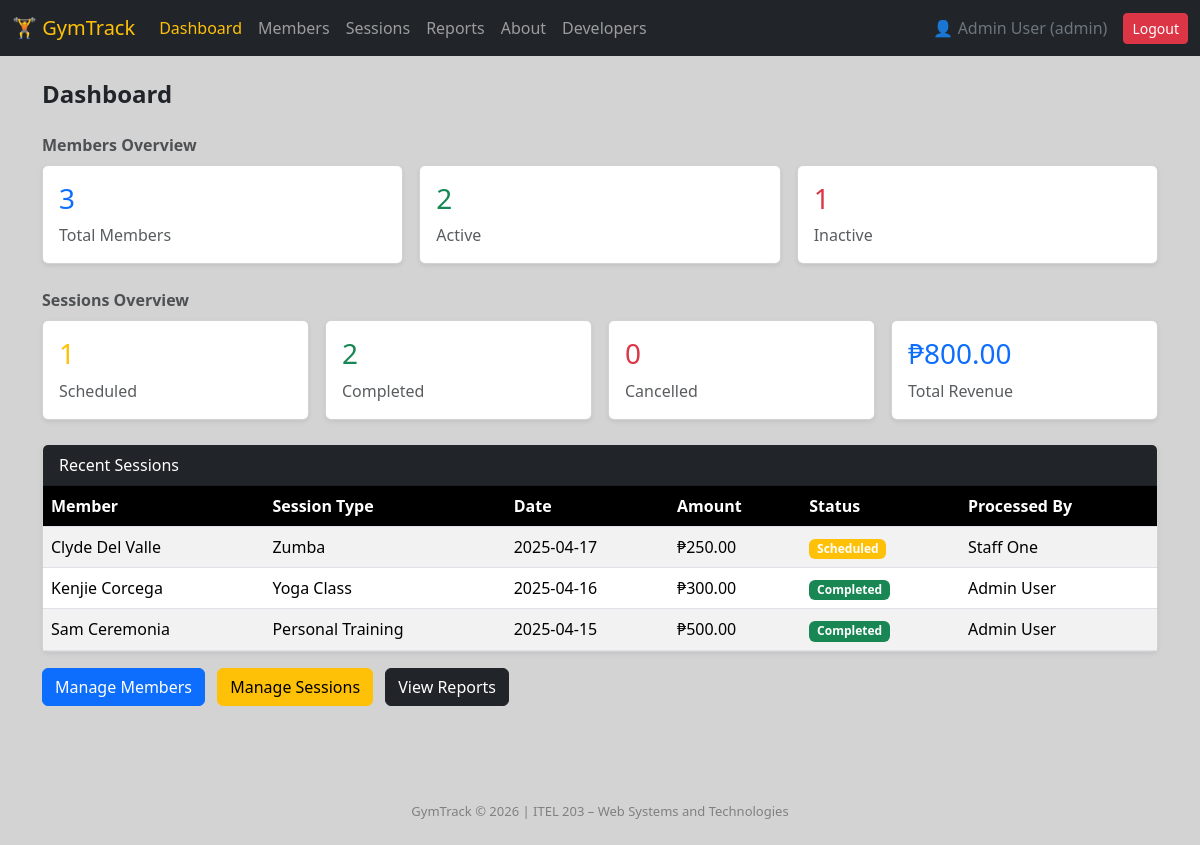
/dashboard.php (signed in), run on the app's committed database.
### tables this page shows
CREATE TABLE sessions (
    id INT AUTO_INCREMENT PRIMARY KEY,
    member_id INT NOT NULL,
    user_id INT NOT NULL,
    session_type VARCHAR(100) NOT NULL,
    session_date DATE NOT NULL,
    start_time TIME NOT NULL,
    end_time TIME NOT NULL,
    amount DECIMAL(10,2) DEFAULT 0.00,
    status ENUM('Scheduled', 'Completed', 'Cancelled') DEFAULT 'Scheduled',
    notes TEXT,
    created_at TIMESTAMP DEFAULT CURRENT_TIMESTAMP,
    FOREIGN KEY (member_id) REFERENCES members(id) ON DELETE CASCADE,
    FOREIGN KEY (user_id) REFERENCES users(id)
);

CREATE TABLE members (
    id INT AUTO_INCREMENT PRIMARY KEY,
    full_name VARCHAR(150) NOT NULL,
    email VARCHAR(100),
    phone VARCHAR(20),
    address TEXT,
    membership_type ENUM('Basic', 'Standard', 'Premium') DEFAULT 'Basic',
    status ENUM('Active', 'Inactive', 'Suspended') DEFAULT 'Active',
    created_at TIMESTAMP DEFAULT CURRENT_TIMESTAMP
);

CREATE TABLE users (
    id INT AUTO_INCREMENT PRIMARY KEY,
    name VARCHAR(100) NOT NULL,
    username VARCHAR(50) NOT NULL UNIQUE,
    password VARCHAR(255) NOT NULL,
    role ENUM('admin', 'staff') DEFAULT 'staff',
    created_at TIMESTAMP DEFAULT CURRENT_TIMESTAMP
);

### classes/Database.php (called while the page is built, shortened)
<?php
class Database {
    private $connection;
    public function __construct(){
        $this->connection = mysqli_connect("sql100.infinityfree.com", "if0_41715287", "pSDF3Um3lTc", "if0_41715287_db_gymtrack");
    }
    public function getConnection(){
        return $this->connection;
    }
}
?>

### init.php (called while the page is built, shortened)
<?php
require_once 'classes/Database.php';
require_once 'classes/Member.php';
require_once 'classes/GymSession.php';
$database = new Database();
$memberObj  = new Member($database);
$sessionObj = new GymSession($database);
?>

### classes/Member.php (called while the page is built, shortened)
<?php
class Member {
    private $conn;
    public function __construct($db){
        $this->conn = $db->getConnection();
    }
    public function countByStatus($status){
        $status = mysqli_real_escape_string($this->conn, $status);
        $result = mysqli_query($this->conn, "SELECT COUNT(*) AS c FROM members WHERE status='$status'");
        $row = mysqli_fetch_assoc($result);
        return $row['c'];
    }
    public function countAll(){
        $result = mysqli_query($this->conn, "SELECT COUNT(*) AS c FROM members");
        $row = mysqli_fetch_assoc($result);
        return $row['c'];
    }
}
?>

### classes/GymSession.php (called while the page is built, shortened)
<?php
class GymSession {
    private $conn;
    public function __construct($db){
        $this->conn = $db->getConnection();
    }
    public function getAll($search = '', $status = ''){
        $where = "WHERE 1=1";
        $query = "SELECT s.*, m.full_name AS member_name, m.membership_type, u.name AS staff_name
                  FROM sessions s
                  JOIN members m ON s.member_id = m.id
                  JOIN users u ON s.user_id = u.id
                  $where
                  ORDER BY s.session_date DESC";
        return mysqli_query($this->conn, $query);
    }
    public function countByStatus($status){
        $status = mysqli_real_escape_string($this->conn, $status);
        $result = mysqli_query($this->conn, "SELECT COUNT(*) AS c FROM sessions WHERE status='$status'");
        $row = mysqli_fetch_assoc($result);
        return $row['c'];
    }
    public function totalRevenue(){
        $result = mysqli_query($this->conn, "SELECT SUM(amount) AS total FROM sessions WHERE status='Completed'");
        $row = mysqli_fetch_assoc($result);
        return $row['total'] ? $row['total'] : 0;
    }
}
?>

### dashboard.php (the view, shortened to what this page needs)
<?php
require_once 'init.php';
$activePage = 'dashboard';
$totalMembers    = $memberObj->countAll();
$activeMembers   = $memberObj->countByStatus('Active');
$inactiveMembers = $memberObj->countByStatus('Inactive');
$scheduledSess   = $sessionObj->countByStatus('Scheduled');
$completedSess   = $sessionObj->countByStatus('Completed');
$cancelledSess   = $sessionObj->countByStatus('Cancelled');
$totalRevenue    = $sessionObj->totalRevenue();
$recentSessions  = $sessionObj->getAll();
?>
<?php include 'head.php'; ?>
<?php include 'navbar.php'; ?>
<div class="container py-4">
    <h4 class="fw-bold mb-4">Dashboard</h4>
    <p class="text-muted mb-2"><strong>Members Overview</strong></p>
    <div class="row g-3 mb-4">
        <div class="col-sm-4">
            <div class="card shadow-sm">
                <div class="card-body">
                    <h3 class="text-primary"><?= $totalMembers ?></h3>
                    <p class="text-muted mb-0">Total Members</p>
                </div>
            </div>
        </div>
        <div class="col-sm-4">
            <div class="card shadow-sm">
                <div class="card-body">
                    <h3 class="text-success"><?= $activeMembers ?></h3>
                    <p class="text-muted mb-0">Active</p>
                </div>
            </div>
        </div>
        <div class="col-sm-4">
            <div class="card shadow-sm">
                <div class="card-body">
                    <h3 class="text-danger"><?= $inactiveMembers ?></h3>
                    <p class="text-muted mb-0">Inactive</p>
                </div>
            </div>
        </div>
    </div>
    <p class="text-muted mb-2"><strong>Sessions Overview</strong></p>
    <div class="row g-3 mb-4">
        <div class="col-sm-3">
            <div class="card shadow-sm">
                <div class="card-body">
                    <h3 class="text-warning"><?= $scheduledSess ?></h3>
                    <p class="text-muted mb-0">Scheduled</p>
                </div>
            </div>
        </div>
        <div class="col-sm-3">
            <div class="card shadow-sm">
                <div class="card-body">
                    <h3 class="text-success"><?= $completedSess ?></h3>
                    <p class="text-muted mb-0">Completed</p>
                </div>
            </div>
        </div>
        <div class="col-sm-3">
            <div class="card shadow-sm">
                <div class="card-body">
                    <h3 class="text-danger"><?= $cancelledSess ?></h3>
                    <p class="text-muted mb-0">Cancelled</p>
                </div>
            </div>
        </div>
        <div class="col-sm-3">
            <div class="card shadow-sm">
                <div class="card-body">
                    <h3 class="text-primary">₱<?= number_format($totalRevenue, 2) ?></h3>
                    <p class="text-muted mb-0">Total Revenue</p>
                </div>
            </div>
        </div>
    </div>
    <div class="card shadow-sm">
        <div class="card-header bg-dark text-white">Recent Sessions</div>
        <div class="card-body p-0">
            <div class="table-responsive">
                <table class="table table-hover table-striped mb-0">
                    <thead>
                        <tr>
                            <th>Member</th>
                            <th>Session Type</th>
                            <th>Date</th>
                            <th>Amount</th>
                            <th>Status</th>
                            <th>Processed By</th>
                        </tr>
                    </thead>
                    <tbody>
                    <?php
                    while($row = mysqli_fetch_assoc($recentSessions)){
                        if($row['status'] == 'Completed'){
                            $cls = 'success';
                        } else if($row['status'] == 'Cancelled'){
                            $cls = 'danger';
                        } else {
                            $cls = 'warning';
                        }
                    ?>
                    <tr>
                        <td><?= $row['member_name'] ?></td>
                        <td><?= $row['session_type'] ?></td>
                        <td><?= $row['session_date'] ?></td>
                        <td>₱<?= number_format($row['amount'], 2) ?></td>
                        <td><span class="badge bg-<?= $cls ?>"><?= $row['status'] ?></span></td>
                        <td><?= $row['staff_name'] ?></td>
                    </tr>
                    <?php } ?>
                    </tbody>
                </table>
            </div>
        </div>
    </div>
    <div class="mt-3">
        <a href="members.php"  class="btn btn-primary me-2">Manage Members</a>
        <a href="sessions.php" class="btn btn-warning me-2">Manage Sessions</a>
        <a href="reports.php"  class="btn btn-dark">View Reports</a>
    </div>
</div>
<?php include 'footer.php'; ?>

### head.php (shortened to what this page needs)
<!DOCTYPE html>
<html lang="en">
<head>
    <link href="https://cdn.jsdelivr.net/npm/bootstrap@5.3.3/dist/css/bootstrap.min.css" rel="stylesheet">
</head>
<body>

### navbar.php (shortened to what this page needs)
<nav class="navbar navbar-expand-lg navbar-dark bg-dark">
    <div class="container-fluid">
        <a class="navbar-brand text-warning" href="dashboard.php">🏋️ GymTrack</a>
        <div class="collapse navbar-collapse" id="navMenu">
            <ul class="navbar-nav me-auto">
                <li class="nav-item">
                    <a class="nav-link <?php if($activePage == 'dashboard') echo 'active text-warning'; ?>" href="dashboard.php">Dashboard</a>
                </li>
                <li class="nav-item">
                    <a class="nav-link <?php if($activePage == 'members') echo 'active text-warning'; ?>" href="members.php">Members</a>
                </li>
                <li class="nav-item">
                    <a class="nav-link <?php if($activePage == 'sessions') echo 'active text-warning'; ?>" href="sessions.php">Sessions</a>
                </li>
                <li class="nav-item">
                    <a class="nav-link <?php if($activePage == 'reports') echo 'active text-warning'; ?>" href="reports.php">Reports</a>
                </li>
                <li class="nav-item">
                    <a class="nav-link <?php if($activePage == 'about') echo 'active text-warning'; ?>" href="about.php">About</a>
                </li>
                <li class="nav-item">
                    <a class="nav-link <?php if($activePage == 'developers') echo 'active text-warning'; ?>" href="developers.php">Developers</a>
                </li>
            </ul>
            <div class="d-flex align-items-center">
                <span class="text-secondary me-3">👤 <?= $_SESSION['user_name'] ?> (<?= $_SESSION['user_role'] ?>)</span>
                <a href="logout.php" class="btn btn-sm btn-danger">Logout</a>
            </div>
        </div>
    </div>
</nav>

### footer.php (shortened to what this page needs)
<footer class="text-center py-4 mt-5">
    GymTrack &copy; <?= date('Y') ?> | ITEL 203 – Web Systems and Technologies
</footer>
</body>
</html>

### head.php (style rules this page uses)
body { background-color: lightgray; }
footer { color: gray; font-size: 13px; }
.table thead th { background-color: black; color: white; }

### data on the page
sessions: member.full_name "Clyde Del Valle", session_type "Zumba", session_date "2025-04-17", amount "250.00", status "Scheduled", user.name "Staff One"
sessions: member.full_name "Kenjie Corcega", session_type "Yoga Class", session_date "2025-04-16", amount "300.00", status "Completed", user.name "Admin User"
sessions: member.full_name "Sam Ceremonia", session_type "Personal Training", session_date "2025-04-15", amount "500.00", status "Completed", user.name "Admin User"

### other printed values
$_SESSION['user_name'] "Admin User"
$_SESSION['user_role'] "admin"
$totalMembers "3"
$activeMembers "2"
$inactiveMembers "1"
$scheduledSess "1"
$completedSess "2"
$cancelledSess "0"
$totalRevenue "800.00"
